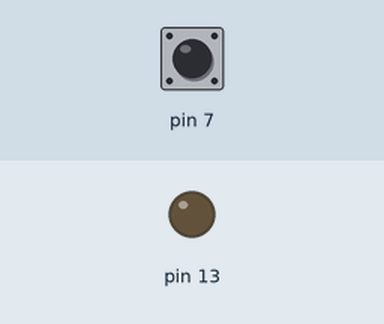
This sketch was run on a simulated Arduino Uno, built with avr-gcc and run on an emulated ATmega328P. Shown: output pins drawn as LEDs (lit = HIGH). The inputs (shaded band) are chosen by the test bench; at power-on: pin 7 HIGH.

Above: at 1.2 s.
1.3 s: pin 7 pulled LOW for 0.15 s
At 1.37 s:
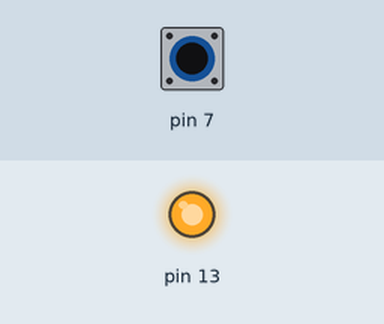
2.9 s: pin 7 pulled LOW for 3.2 s
At 6.5 s:
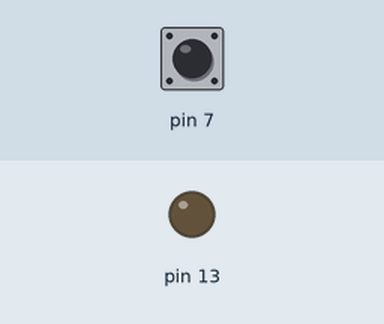
Timing chart, 0 to 8.0 s (numbered marks = the images above; inputs shaded):
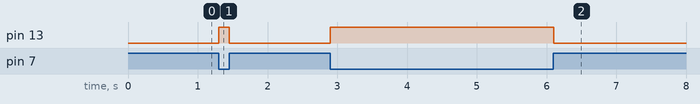

The sketch:

lab5.ino
```cpp
void setup() {
  // put your setup code here, to run once:
  asm("sbi 0x04, 5");
  asm("cbi 0x0A, 7");
  asm("sbi 0x0B, 7");
}

void loop() {
  // put your main code here, to run repeatedly:
  asm("in r25, 0x09");      // load register from IO 0x09 to r25
  asm("andi r25, 0x80");    // masking bit 7
  asm("cpi r25, 0x80");     // compare with 0x80
  asm("brne len_on");       // if value is neg, that means its grounded and led goes on

  asm("cbi 0x05, 5");       // turn LED off
  asm("rjmp end");

  asm("len_on:");           // turn LED on
  asm("sbi 0x05, 5");

  asm("end:");
  delay(2);

}
```

Measured:
- after the input at 1.3 s, pin 13: LOW → HIGH at once, → LOW 0.15 s later
- after the input at 2.9 s, pin 13: LOW → HIGH at once, → LOW 3.2 s later
